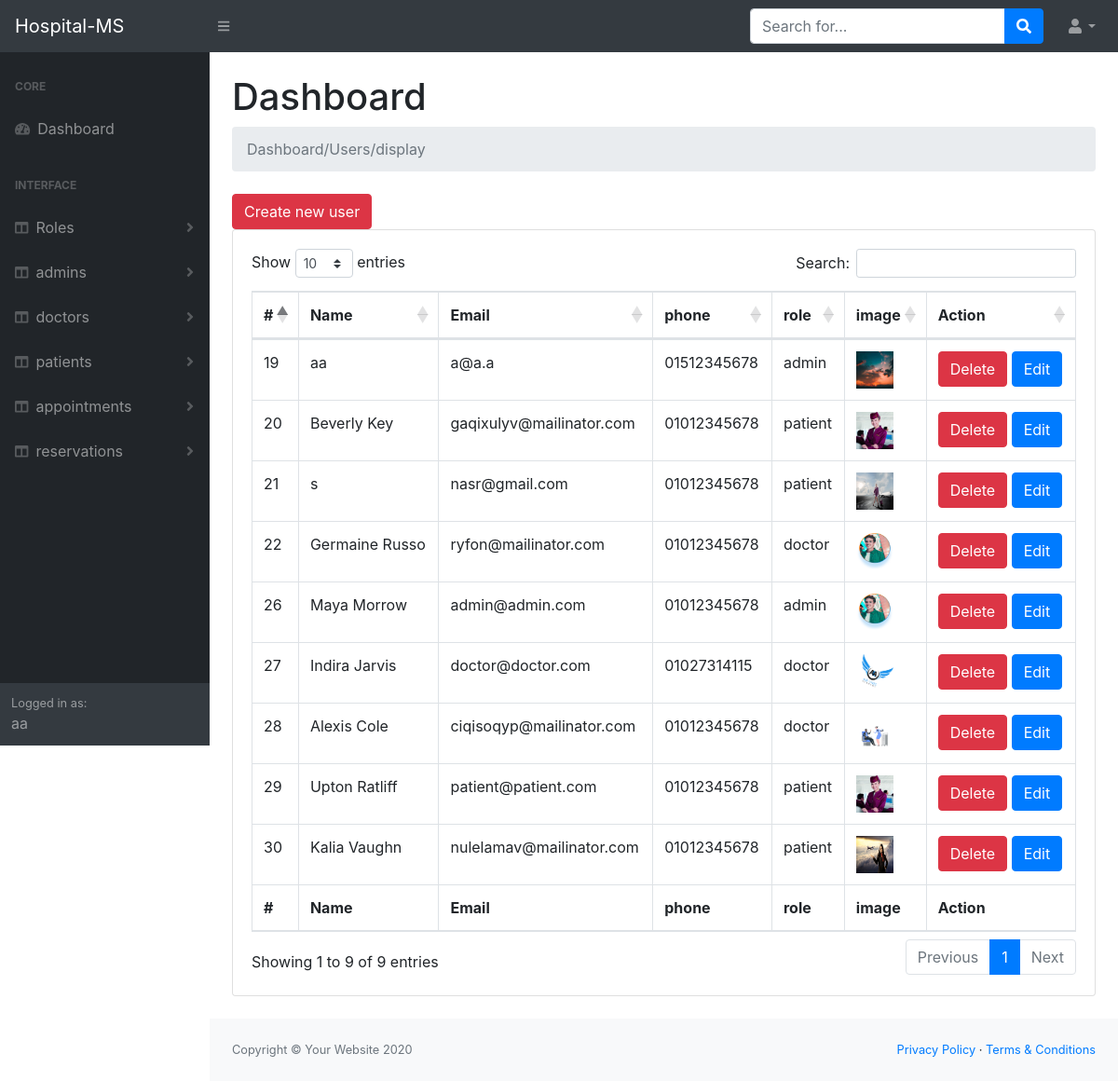
Screenshot of /Admin/Users/index.php (signed in) with the database file from the repository.
### tables this page shows
CREATE TABLE `users`
(
    `id`             tinyint(4) NOT NULL,
    `name`           char(150) NOT NULL,
    `gender`         tinyint(1) NOT NULL COMMENT '"1 for male, 2 for female" ',
    `email`          char(100) NOT NULL,
    `password`       char(100) NOT NULL,
    `address`        char(150) NOT NULL,
    `phone`          char(11)  NOT NULL,
    `emergencyPhone` char(11)  NOT NULL,
    `image`          char(150) DEFAULT NULL,
    `role_id`        tinyint(100) NOT NULL
);

CREATE TABLE `roles`
(
    `id`    tinyint(4) NOT NULL,
    `title` char(100) NOT NULL
);

### Admin/Users/index.php (the view, shortened to what this page needs)
<?php
require '../helpers/dbConnection.php';
$sql = 'select users.*,roles.title  from  users inner join roles on users.role_id = roles.id';
$op = mysqli_query($con, $sql);
require '../layouts/header.php';
require '../layouts/nav.php';
require '../layouts/sidNav.php';
?>
<main>
    <div class="container-fluid">
        <h1 class="mt-4">Dashboard</h1>
        <ol class="breadcrumb mb-4">
            <li class="breadcrumb-item active">Dashboard/Users/display</li>
            <?php
            echo '<br>';
            ?>
        </ol>
        <a href='create.php'
           class='btn btn-danger m-r-1em'>Create new user</a>
        <div class="card mb-4">
            <div class="card-body">
                <div class="table-responsive">
                    <table class="table table-bordered" id="dataTable" width="100%" cellspacing="0">
                        <thead>
                        <tr>
                            <th>#</th>
                            <th>Name</th>
                            <th>Email</th>
                            <th>phone</th>
                            <th>role</th>
                            <th>image</th>
                            <th>Action</th>
                        </tr>
                        </thead>
                        <tfoot>
                        <tr>
                            <th>#</th>
                            <th>Name</th>
                            <th>Email</th>
                            <th>phone</th>
                            <th>role</th>
                            <th>image</th>
                            <th>Action</th>
                        </tfoot>
                        <tbody>
                        <?php
                        while ($data = mysqli_fetch_assoc($op)) {
                            ?>
                            <tr>
                                <td><?php echo $data['id']; ?></td>
                                <td><?php echo $data['name']; ?></td>
                                <td><?php echo $data['email']; ?></td>
                                <td><?php echo $data['phone']; ?></td>
                                <td><?php echo $data['title']; ?></td>
                                <td><img src="./uploads/<?php echo $data['image']; ?>" height="40px" width="40px"></td>
                                <td>
                                    <a href='delete.php?id=<?php echo $data['id']; ?>'
                                       class='btn btn-danger m-r-1em'>Delete</a>
                                    <a href='edit.php?id=<?php echo $data['id']; ?>' class='btn btn-primary m-r-1em'>Edit</a>
                                </td>
                            </tr>
                            <?php
                        }
                        ?>
                        </tbody>
                    </table>
                </div>
            </div>
        </div>
    </div>
</main>
<?php
require '../layouts/footer.php';
?>

### rows the page displays
users: id "19", name "aa", email "a@a.a", phone "01512345678", role.title "admin", image (picture)
users: id "20", name "Beverly Key", email "gaqixulyv@mailinator.com", phone "01012345678", role.title "patient", image (picture)
users: id "21", name "s", email "nasr@gmail.com", phone "01012345678", role.title "patient", image (picture)
users: id "22", name "Germaine Russo", email "ryfon@mailinator.com", phone "01012345678", role.title "doctor", image (picture)
users: id "26", name "Maya Morrow", email "admin@admin.com", phone "01012345678", role.title "admin", image (picture)
users: id "27", name "Indira Jarvis", email "doctor@doctor.com", phone "01027314115", role.title "doctor", image (picture)
users: id "28", name "Alexis Cole", email "ciqisoqyp@mailinator.com", phone "01012345678", role.title "doctor", image (picture)
users: id "29", name "Upton Ratliff", email "patient@patient.com", phone "01012345678", role.title "patient", image (picture)
users: id "30", name "Kalia Vaughn", email "nulelamav@mailinator.com", phone "01012345678", role.title "patient", image (picture)

### other values shown
$module "Roles"
$module "admins"
$module "doctors"
$module "patients"
$module "appointments"
$module "reservations"
$_SESSION['user']['name'] "aa"
